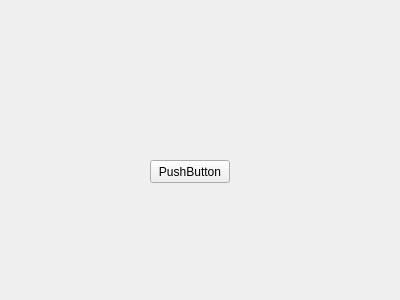
<?xml version="1.0" encoding="UTF-8"?>
<ui version="4.0">
 <class>HomePage</class>
 <widget class="QWidget" name="HomePage">
  <property name="geometry">
   <rect>
    <x>0</x>
    <y>0</y>
    <width>400</width>
    <height>300</height>
   </rect>
  </property>
  <property name="windowTitle">
   <string>Form</string>
  </property>
  <widget class="QPushButton" name="pushButton">
   <property name="geometry">
    <rect>
     <x>150</x>
     <y>160</y>
     <width>80</width>
     <height>23</height>
    </rect>
   </property>
   <property name="text">
    <string>PushButton</string>
   </property>
  </widget>
 </widget>
 <resources/>
 <connections/>
</ui>
